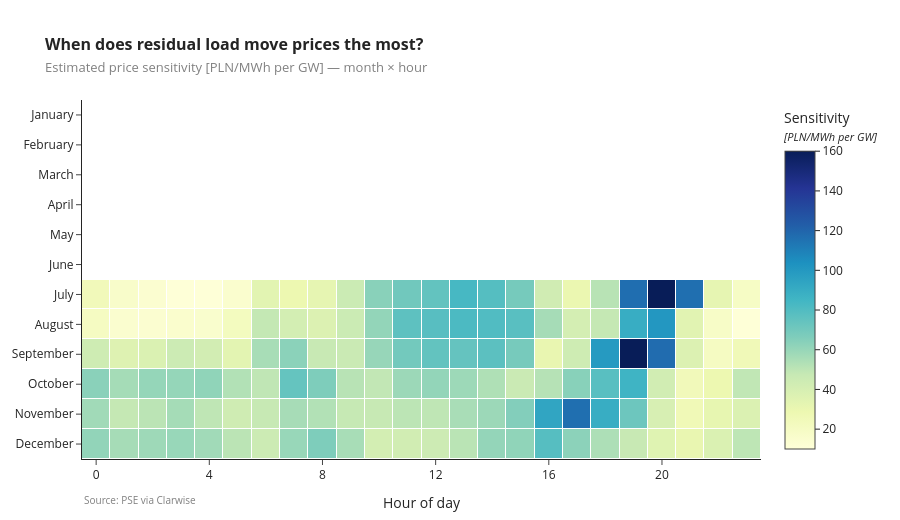

The code cell stored with this chart in its notebook:
### Markdown cell above
## Figure 3: Sensitivity surface (∂Price / ∂ResidualLoad)

Local linear slope of price on residual load fitted *within each (month, hour) cell* across
all available years. Units: PLN/MWh per GW. Cells with fewer than 50 observations are
masked.

### Code cell
def cell_slope(group, xcol='residual_load_gw', ycol='rce', min_n=50):
    x = group[xcol].to_numpy(dtype=float)
    y = group[ycol].to_numpy(dtype=float)
    mask = np.isfinite(x) & np.isfinite(y)
    x, y = x[mask], y[mask]
    if len(x) < min_n:
        return np.nan
    lo, hi = np.quantile(x, [0.005, 0.995])
    mid_mask = (x >= lo) & (x <= hi)
    x, y = x[mid_mask], y[mid_mask]
    if len(x) < min_n or x.std() == 0:
        return np.nan
    slope, _intercept = np.polyfit(x, y, 1)
    return float(slope)

def build_sensitivity_surface(data, min_n=50):
    rows = []
    for (month, hour), group in data.groupby(['month', 'hour']):
        rows.append(
            {
                'month': int(month),
                'hour': int(hour),
                'slope_pln_per_gw': cell_slope(group, min_n=min_n),
                'n': len(group),
                'mean_residual_gw': float(group['residual_load_gw'].mean()),
            }
        )
    return pd.DataFrame(rows).sort_values(['month', 'hour']).reset_index(drop=True)

# Restrict to the period where the system is structurally comparable to today


df_sens = df[df['interval_start_utc'] >= BALANCING_MARKET_REFORM_DATE]
print(
    f'Sensitivity surface fitted on {len(df_sens):,} hours '
    f'from {df_sens["interval_start_utc"].min().date()} '
    f'to {df_sens["interval_start_utc"].max().date()}.'
)

sens = build_sensitivity_surface(df_sens, min_n=50)
month_names = [calendar.month_name[m] for m in range(1, 13)]
heat = sens.pivot(index='month', columns='hour', values='slope_pln_per_gw').reindex(
    index=range(1, 13),
    columns=range(0, 24),
)

fig3 = go.Figure(
    data=go.Heatmap(
        z=heat.values,
        x=list(heat.columns),
        y=[month_names[m - 1] for m in heat.index],
        colorscale='YlGnBu',
        zmin=10,
        zmax=160,
        colorbar=dict(
            title=(
                'Sensitivity<br>'
                "<span style='font-size:11px;font-style:italic'>[PLN/MWh per GW]</span>"
            ),
            ticks='outside',
        ),
        xgap=1,
        ygap=1,
    )
)
fig3.update_layout(
    title=dict(
        text=(
            "<span style='font-size:16px;font-weight:bold'>When does residual load move prices the most?</span>"
            "<br><span style='font-size:13px;color:gray'>Estimated price sensitivity [PLN/MWh per GW] — month × hour</span>"
        )
    ),
    template='simple_white',
    plot_bgcolor='#ffffff',
    paper_bgcolor='#ffffff',
    height=520,
    margin=dict(t=100, b=60, l=80, r=40),
)
fig3.update_xaxes(
    title='Hour of day',
    tickmode='array',
    tickvals=[0, 4, 8, 12, 16, 20],
    showgrid=False,
)
fig3.update_yaxes(autorange='reversed', showgrid=False)
fig3.add_annotation(
    text='Source: PSE via Clarwise',
    xref='paper',
    yref='paper',
    x=0.0,
    y=-0.14,
    xanchor='left',
    showarrow=False,
    font=dict(size=10, color='gray'),
)
fig3.show()

heat.round(0)

### Figure 1 — Plotly figure (JSON) as saved in the notebook; plotly's stock layout.template omitted (floating-point values rounded to 4 significant figures; data arrays with more than 128 entries replaced by an {"elided": "..."} marker saying what was removed)
{"data": [{"colorbar": {"ticks": "outside", "title": {"text": "Sensitivity<br><span style='font-size:11px;font-style:italic'>[PLN/MWh per GW]</span>"}}, "colorscale": [[0, "rgb(255,255,217)"], [0.125, "rgb(237,248,177)"], [0.25, "rgb(199,233,180)"], [0.375, "rgb(127,205,187)"], [0.5, "rgb(65,182,196)"], [0.625, "rgb(29,145,192)"], [0.75, "rgb(34,94,168)"], [0.875, "rgb(37,52,148)"], [1, "rgb(8,29,88)"]], "type": "heatmap", "x": [0, 1, 2, 3, 4, 5, 6, 7, 8, 9, 10, 11, 12, 13, 14, 15, 16, 17, 18, 19, 20, 21, 22, 23], "xgap": 1, "y": ["January", "February", "March", "April", "May", "June", "July", "August", "September", "October", "November", "December"], "ygap": 1, "z": {"elided": "12x24 float values"}, "zmax": 160, "zmin": 10}], "layout": {"annotations": [{"font": {"color": "gray", "size": 10}, "showarrow": false, "text": "Source: PSE via Clarwise", "x": 0, "xanchor": "left", "xref": "paper", "y": -0.14, "yref": "paper"}], "height": 520, "margin": {"b": 60, "l": 80, "r": 40, "t": 100}, "paper_bgcolor": "#ffffff", "plot_bgcolor": "#ffffff", "title": {"text": "<span style='font-size:16px;font-weight:bold'>When does residual load move prices the most?</span><br><span style='font-size:13px;color:gray'>Estimated price sensitivity [PLN/MWh per GW] — month × hour</span>"}, "xaxis": {"showgrid": false, "tickmode": "array", "tickvals": [0, 4, 8, 12, 16, 20], "title": {"text": "Hour of day"}}, "yaxis": {"autorange": "reversed", "showgrid": false}}}
